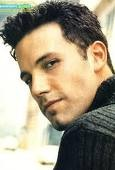
#> input picture training-data/s1/httpcsvkmeuaeccjpg.jpg, 115 x 170 px; its folder holds only this picture in this run
$ jupyter execute --allow-errors face-recognition.ipynb
#> lines starting #> are read from the running program, lines starting #| are printed output that depends on the picture
## Face Recognition mit OpenCV

[cell 1]
#Imports
import cv2
import os
import numpy as np

[cell 2]
#Liste der Namen von Personen, deren Gesichter erkannt werden sollen
#Wir verwenden hier das 5 Celebrity Faces Dataset
subjects = ["", "Ben Affleck", "Elton John", "Jerry Seinfeld", "Madonna", "Mindy Kaling"]

### Funktion für die Gesichtserkennung

[cell 3]
def detect_face(img):
    #Damit dieser Classifier funktioniert, muss das Bild in grayscale umgewandelt werden
    gray = cv2.cvtColor(img, cv2.COLOR_BGR2GRAY)
    face_cascade = cv2.CascadeClassifier('opencv-files/lbpcascade_frontalface.xml')
    faces = face_cascade.detectMultiScale(gray, scaleFactor=1.2, minNeighbors=5)

    if (len(faces) == 0):
        return None, None

    #Den Bereich in dem das Gesicht zu sehen ist extrahieren
    (x, y, w, h) = faces[0]

    #Return das Gesicht in grayscale
    return gray[y:y+w, x:x+h], faces[0]

### Funktion zum Aufbereiten der Trainingsdaten

[cell 4]
def prepare_training_data(data_folder_path):
#> called with data_folder_path = 'training-data'
    dirs = os.listdir(data_folder_path)
    faces = []
    labels = []

    #Pfad der Ordner und Bilder definieren
    for dir_name in dirs:
        if not dir_name.startswith("s"):
            continue

        label = int(dir_name.replace("s", ""))
        subject_dir_path = data_folder_path + "/" + dir_name
        subject_images_names = os.listdir(subject_dir_path)

        #Das Gesicht erkennen und zu der Liste an Gesichtern hinzufügen
        for image_name in subject_images_names:

            image_path = subject_dir_path + "/" + image_name
            image = cv2.imread(image_path)
#> image is the input picture: shape (170, 115, 3); mean B, G, R 130.9, 151.7, 161.1

            #Trainingsbilder anzeigen
            cv2.imshow("Training", cv2.resize(image, (300,300)))
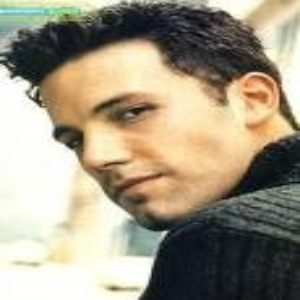
#> window 'Training': shape (300, 300, 3); mean B, G, R 130.8, 151.6, 161
            cv2.waitKey(100)

            #Gesicht in den Bildern erkennen
            face, rect = detect_face(image)
#> in detect_face, `gray = cv2.cvtColor(img, cv2.COLOR_BGR2GRAY)`:
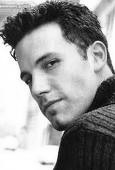
#> gray: shape (170, 115); min 0, max 255, mean 152.2
#> in detect_face, `faces = face_cascade.detectMultiScale(gray, scaleFactor=1.2, minNeighb..`: faces = ()

            if face is not None:
                faces.append(face)
                labels.append(label)
#> pass 2 of the loop in prepare_training_data, `for dir_name in dirs:`:
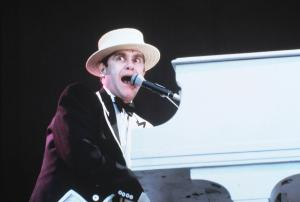
#> input picture training-data/s2/httpftqncomymusicLxZeltonjohnjpg.jpg, 300 x 202 px
#> in prepare_training_data, image is the input picture: shape (202, 300, 3); mean B, G, R 113.5, 107.3, 104.2
#> in prepare_training_data, `cv2.imshow("Training", cv2.resize(image, (300,300)))`:
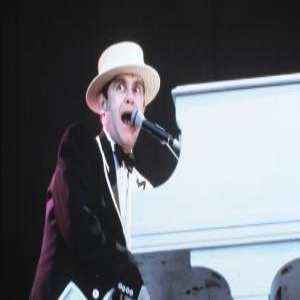
#> window 'Training': shape (300, 300, 3); mean B, G, R 113.4, 107.3, 104.1
#> in detect_face (call 2), `gray = cv2.cvtColor(img, cv2.COLOR_BGR2GRAY)`:
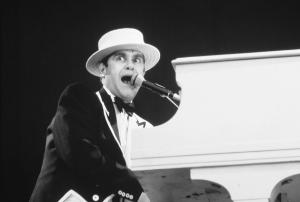
#> gray: shape (202, 300); min 9, max 255, mean 107.1

    cv2.destroyAllWindows()
    cv2.waitKey(1)
    cv2.destroyAllWindows()

    return faces, labels

### Funktionen zur Ausgabe der Predictions

[cell 5]
w=0
h=0

def draw_rectangle(img, rect):
    (x, y, w, h) = rect
    cv2.rectangle(img, (x, y), (x+w, y+h), (0, 255, 0), 2)

def draw_text(img, text, x, y,confidence):
    cv2.putText(img, text, (x, y-5), cv2.FONT_HERSHEY_PLAIN, 2, (255, 0, 0), int(2))
    cv2.putText(img, str(confidence), (x+w,y+h+170), cv2.FONT_HERSHEY_PLAIN, 2, (255,0,0), 2)

def predict(test_img):
    face, rect = detect_face(test_img)
    label, confidence = face_recognizer.predict(face)

    # Confidence
    if (confidence < 100):
        label = subjects[label]
        confidence = "  {0}%".format((round(confidence)))
    else:
        label = subjects[label]
        confidence = "  {0}%".format(abs(round(100 - confidence)))

    # Rechteck um das Gesicht, Name und Confidence anzeigen
    draw_text(test_img, label, rect[0], rect[1]-5, confidence)
    draw_rectangle(test_img, rect)
    return test_img

### Training

[cell 6]
faces, labels = prepare_training_data("training-data")

# Klassifikation mittels Local Binary Patterns Histograms recognizer
face_recognizer = cv2.face.LBPHFaceRecognizer_create()

#> (the rest of this cell did not finish here and is left out)

### Prediction

[cell 7]
#Testbilder der 5 Personen laden
test_img1 = cv2.imread("test-data/test1.jpg")
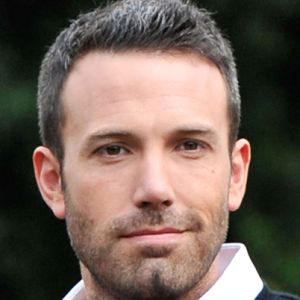
#> input picture test-data/test1.jpg, 300 x 300 px
#> test_img1 is the input picture: shape (300, 300, 3); mean B, G, R 88.2, 97.8, 114.4
test_img2 = cv2.imread("test-data/test2.jpg")
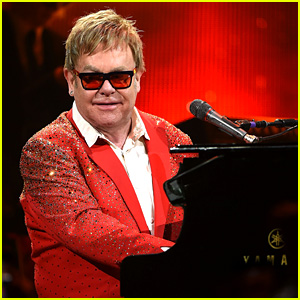
#> input picture test-data/test2.jpg, 300 x 300 px
#> test_img2 is the input picture: shape (300, 300, 3); mean B, G, R 25, 39.4, 115
test_img3 = cv2.imread("test-data/test3.jpg")
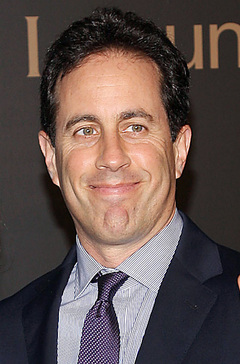
#> input picture test-data/test3.jpg, 240 x 364 px
#> test_img3 is the input picture: shape (364, 240, 3); mean B, G, R 77.5, 81.3, 97.1
test_img4 = cv2.imread("test-data/test4.jpg")
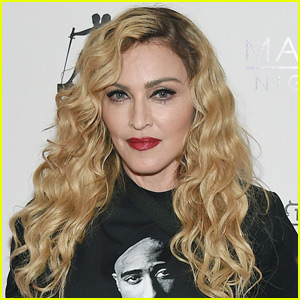
#> input picture test-data/test4.jpg, 300 x 300 px
#> test_img4 is the input picture: shape (300, 300, 3); mean B, G, R 123.9, 144.9, 156.6
test_img5 = cv2.imread("test-data/test5.jpg")

#Prediction machen
#> (the rest of this cell did not finish here and is left out)

#> in detect_face (call 3), `gray = cv2.cvtColor(img, cv2.COLOR_BGR2GRAY)`:
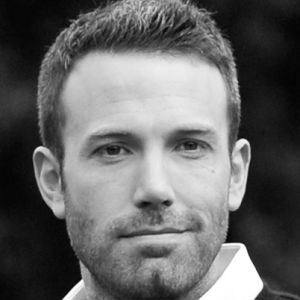
#> gray: shape (300, 300); min 0, max 255, mean 101.7
#> in detect_face (call 3), `faces = face_cascade.detectMultiScale(gray, scaleFactor=1.2, minNeighb..`: faces = [[46, 65, 211, 211]]
#> in detect_face (call 3), `(x, y, w, h) = faces[0]`: x = 46; y = 65; w = 211
#> in predict, `face, rect = detect_face(test_img)`:
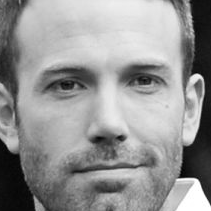
#> face: shape (211, 211); min 1, max 255, mean 148.4
#> in predict, `face, rect = detect_face(test_img)`: rect = [46, 65, 211, 211]
predicted_img2 = predict(test_img2)
predicted_img3 = predict(test_img3)
predicted_img4 = predict(test_img4)
predicted_img5 = predict(test_img5)

#Bilder + Prediction anzeigen
cv2.imshow("Prediction1", cv2.resize(predicted_img1, (300, 300)))
cv2.imshow("Prediction2", cv2.resize(predicted_img2, (300, 300)))
cv2.imshow("Prediction3", cv2.resize(predicted_img3, (300, 300)))
cv2.imshow("Prediction4", cv2.resize(predicted_img4, (300, 300)))
cv2.imshow("Prediction5", cv2.resize(predicted_img5, (300, 300)))

cv2.waitKey(0)
cv2.destroyAllWindows()
cv2.waitKey(1)
cv2.destroyAllWindows()
